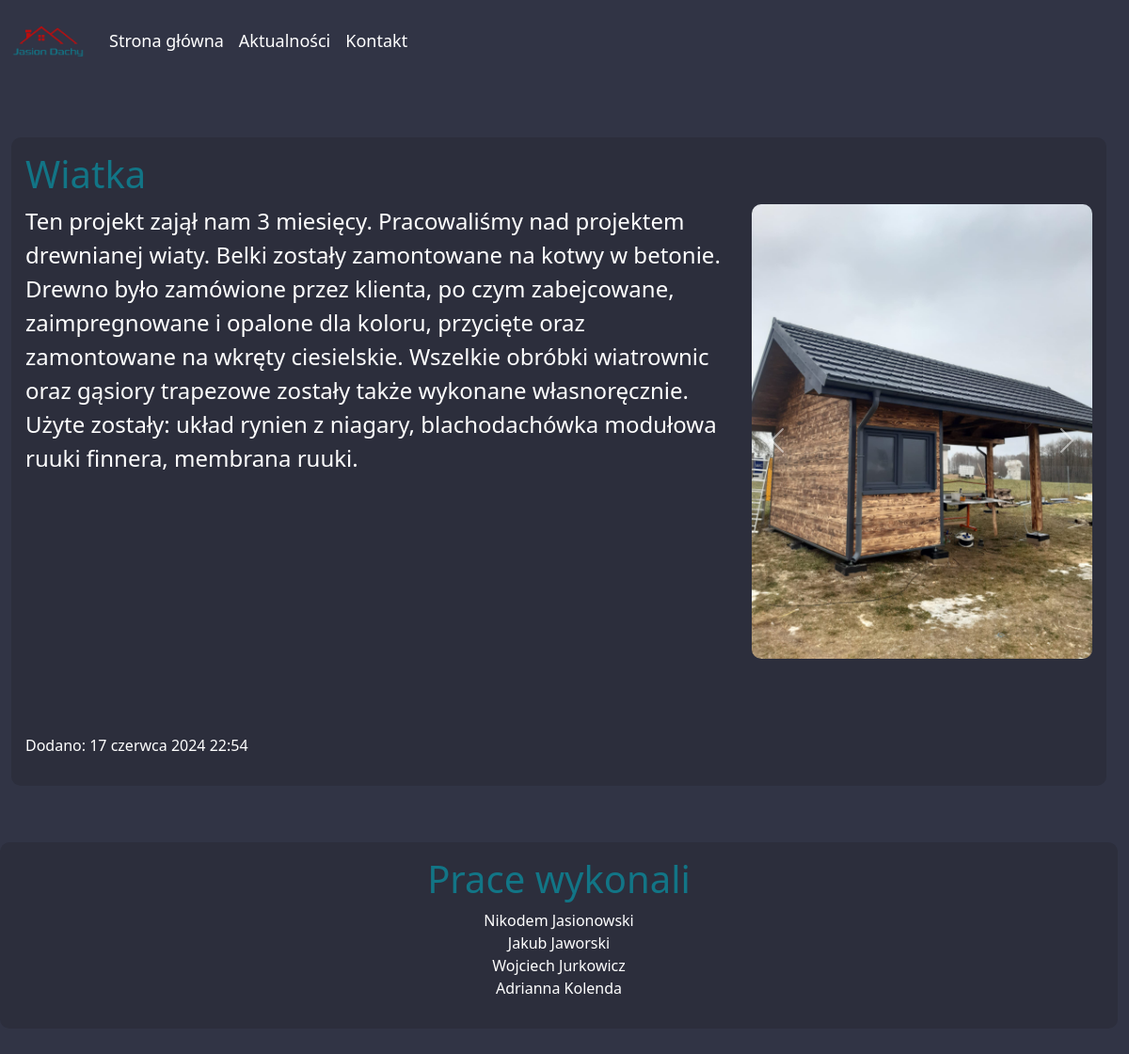
The page /blog/6/ on the database its author committed.
### mainapp/models.py (models this page shows, shortened)
class Realization(models.Model):
    title = models.CharField(max_length=100, verbose_name="Tytuł")  # Title of the realization
    content = models.CharField(max_length=1000, verbose_name="Opis")  # Description of the realization
    date = models.DateTimeField(default=timezone.now,
                                verbose_name="Data dodania")  # Date and time when the realization was added
    image = models.ImageField(upload_to='realizations_images/', null=True, blank=True, verbose_name="Zdjęcie główne") # Image of the realization
    class Meta:
        verbose_name_plural = "Realizacje"  # Plural name for the Realization model
        ordering = ['-date']  # Default ordering by date

class RealizationImage(models.Model):
    realization = models.ForeignKey(Realization, related_name='images', on_delete=models.CASCADE)
    image = models.ImageField(upload_to='realizations_images/')

### mainapp/views.py (the view)
# urls.py: path('blog/<int:entry_id>/', views.detail, name='detail'),
@require_http_methods(["GET", "POST"])
def detail(request, entry_id):
    try:
        entry = get_object_or_404(Realization, pk=entry_id)
        images = RealizationImage.objects.filter(realization=entry)
        context = {'entry': entry, 'images': images}
        logger.debug(f"Widok szczegółowy dla realizacji {entry_id}")
        return render(request, 'mainapp/detail.html', context)
    except Realization.DoesNotExist:
        logger.error(f"Realizacja o id {entry_id} nie istnieje")
        raise Http404("Podany wpis nie istnieje")
    except Exception as e:
        logger.error(f"Błąd w widoku szczegółowym dla realizacji {entry_id}: {e}")
        return render(request, 'mainapp/error.html', {'error': str(e)})

### mainapp/templates/mainapp/detail.html (shortened to what this page needs)
{% extends 'mainapp/base.html' %}
{% block content %}
<div class="col-12">
        <article>
    <h1>{{ entry.title }}</h1>
    <div class = "row">
        <div class = "col-8 order-first" style="font-size: x-large">{{ entry.content|linebreaks }}</div>
            <div class="col-4">
                 <div id="carouselExample" class="carousel slide" data-ride="carousel">
                    <div class="carousel-inner">
                {% for img in images %}
                        <div class="carousel-item {% if forloop.first %}active{% endif %}">
                            <img src="{{ img.image.url }}" alt="Image for {{ entry.title }}" class="d-block w-100 blog_img" >
                        </div>
                {% empty %}
                    <p>Brak dodatkowych zdjęć</p>
                {% endfor %}
                    </div>
                    <a class="carousel-control-prev" href="#carouselExample" role="button" data-slide="prev">
                        <span class="carousel-control-prev-icon" aria-hidden="true"></span>
                    </a>
                    <a class="carousel-control-next" href="#carouselExample" role="button" data-slide="next">
                        <span class="carousel-control-next-icon" aria-hidden="true"></span>
                    </a>
                </div>
            </div>
    </div>
    <p>Dodano: {{ entry.date }}</p>
    </article>
</div>
{% endblock content %}

### mainapp/templates/mainapp/base.html (style rules this page uses)
div { #border: 1px red solid; margin-bottom: 20px; }
a { #border: 3px green solid; #border-radius: 5px; #padding: 5px; #font-size: 15pt; color: #127586; }
.text-blue,p { color: white; }
body { background-color: #313445; color: #127586; max-width: 99%; }
article { background-color: #2c2e3c; border-radius: 10px; padding: 15px; margin-bottom: 20px; }
.blog_img { max-width: 450px; height: auto; border-radius: 10px; }
.carousel-item img { #height: 300px; #width: auto; margin: 0 auto; }

### rows shown on the page
Realization: title "Wiatka", content "Ten projekt zajął nam 3 miesięcy. Pracowaliśmy nad projektem drewnianej wiaty. Belki zostały zamontowane na kotwy w betonie. Drewno było zamówione przez klienta, po czym zabejcowane, zaimpregnowane i opalone dla koloru, przycięte oraz zamontowane na wkręty ciesielskie. Wszelkie obróbki wiatrownic oraz gąsiory trapezowe zostały także wykonane własnoręcznie. Użyte zostały: układ rynien z niagary, blachodachówka modułowa ruuki finnera, membrana ruuki.", date "17 czerwca 2024 22:54"
RealizationImage: image (picture)
